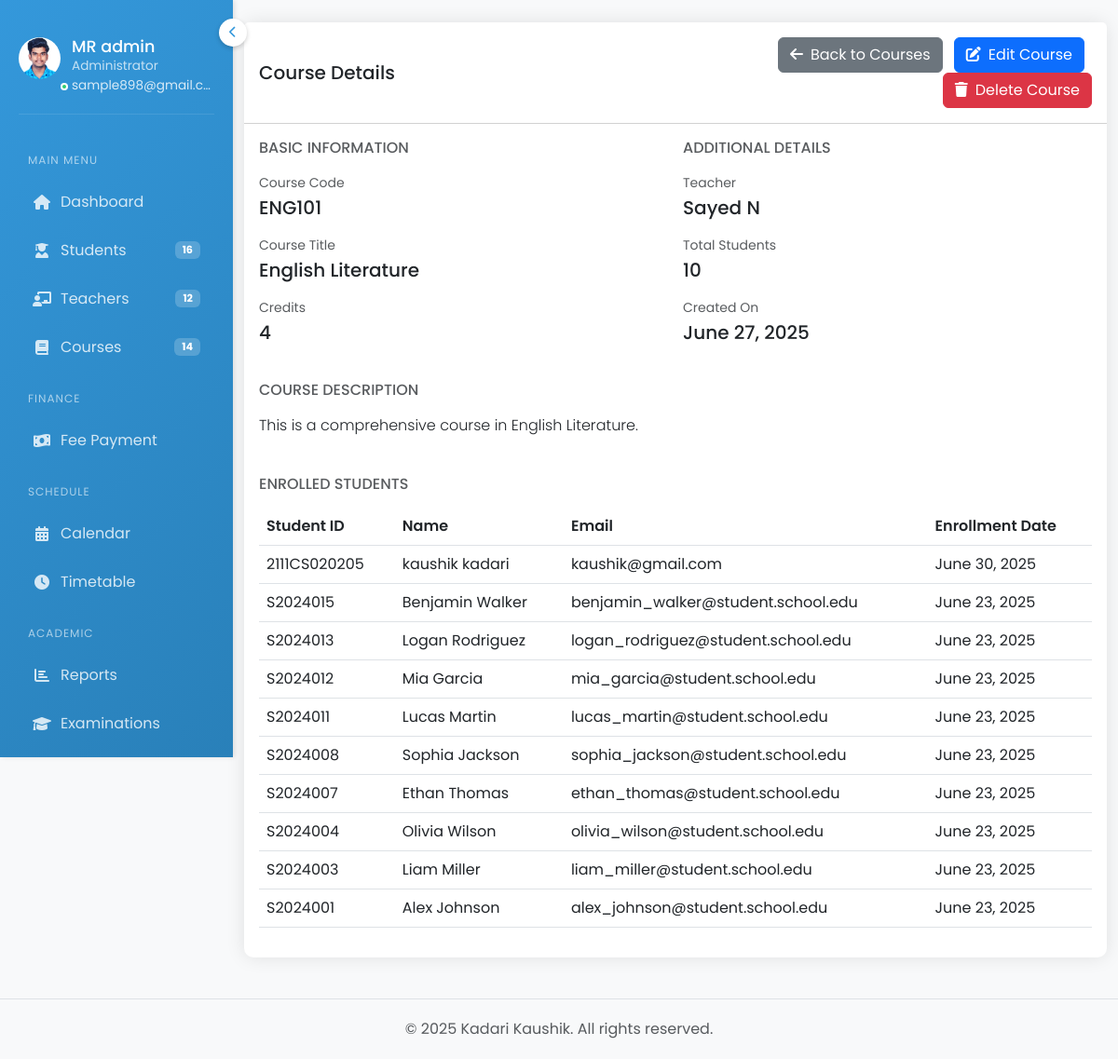
Page /courses/22/ (signed in) on the committed database.
### accounts/models.py (models this page shows, shortened)
class Profile(models.Model):
    user = models.OneToOneField(User, on_delete=models.CASCADE)
    avatar = models.ImageField(upload_to='avatars/', null=True, blank=True)
    bio = models.TextField(blank=True)
    created_at = models.DateTimeField(auto_now_add=True)
    updated_at = models.DateTimeField(auto_now=True)

class Course(models.Model):
    course_code = models.CharField(max_length=20, unique=True)
    title = models.CharField(max_length=200)
    description = models.TextField()
    teacher = models.ForeignKey(Teacher, on_delete=models.SET_NULL, null=True, related_name='courses')
    credits = models.IntegerField()
    students = models.ManyToManyField(Student, related_name='courses_enrolled', blank=True)
    class_section = models.ForeignKey('Class', on_delete=models.SET_NULL, null=True, related_name='courses')
    created_at = models.DateTimeField(auto_now_add=True)
    updated_at = models.DateTimeField(auto_now=True)
    class Meta:
        ordering = ['course_code']
    def get_student_count(self):
        return self.students.count()

class Teacher(models.Model):
    GENDER_CHOICES = [
        ('M', 'Male'),
        ('F', 'Female'),
        ('O', 'Other')
    ]
    user = models.OneToOneField(User, on_delete=models.CASCADE, related_name='teacher_profile', null=True, blank=True)
    teacher_id = models.CharField(max_length=20, unique=True)
    first_name = models.CharField(max_length=50, validators=[name_validator])
    last_name = models.CharField(max_length=50, validators=[name_validator])
    date_of_birth = models.DateField(null=True, blank=True)
    gender = models.CharField(max_length=1, choices=GENDER_CHOICES, null=True, blank=True)
    photo = models.ImageField(upload_to='teacher_photos/', null=True, blank=True)
    email = models.EmailField(unique=True)
    phone_regex = RegexValidator(
        regex=r'^\+?1?\d{9,15}$',
        message="Phone number must be entered in the format: '+999999999'. Up to 15 digits allowed."
    )
    address = models.TextField(blank=True)
    city = models.CharField(max_length=100, blank=True, null=True)
    state = models.CharField(max_length=100, blank=True, null=True)
    country = models.CharField(max_length=100, blank=True, null=True)
    postal_code = models.CharField(max_length=20, blank=True, null=True)
    phone_number = models.CharField(max_length=17, blank=True, null=True)
    department = models.CharField(max_length=100)
    designation = models.CharField(max_length=100, blank=True, null=True)
    subjects = models.TextField()  # Comma-separated list of subjects
    qualification = models.CharField(max_length=200, blank=True)
    specialization = models.CharField(max_length=200, blank=True, null=True)
    experience = models.IntegerField(null=True, blank=True)
    joining_date = models.DateField()
    is_active = models.BooleanField(default=True)
    created_at = models.DateTimeField(auto_now_add=True)
    updated_at = models.DateTimeField(auto_now=True)

class Student(models.Model):
    GENDER_CHOICES = [
        ('M', 'Male'),
        ('F', 'Female'),
        ('O', 'Other')
    ]
    STATUS_CHOICES = [
        ('active', 'Active'),
        ('inactive', 'Inactive'),
        ('graduated', 'Graduated'),
        ('suspended', 'Suspended')
    ]
    user = models.OneToOneField(User, on_delete=models.CASCADE, related_name='student_profile', null=True, blank=True)
    student_id = models.CharField(max_length=20, unique=True)
    first_name = models.CharField(max_length=50, validators=[name_validator])
    last_name = models.CharField(max_length=50, validators=[name_validator])
    date_of_birth = models.DateField()
    gender = models.CharField(max_length=10, choices=GENDER_CHOICES)
    photo = models.ImageField(upload_to='student_photos/', null=True, blank=True)
    email = models.EmailField(unique=True)
    phone_regex = RegexValidator(
        regex=r'^\+?1?\d{9,15}$',
        message="Phone number must be entered in the format: '+999999999'. Up to 15 digits allowed."
    )
    phone_number = models.CharField(validators=[phone_regex], max_length=17, blank=True)
    address = models.TextField()
    grade_level = models.CharField(max_length=20)
    batch = models.CharField(max_length=20, blank=True, null=True)
    roll_number = models.CharField(max_length=20, blank=True, null=True)
    admission_date = models.DateField()
    status = models.CharField(max_length=20, choices=STATUS_CHOICES, default='active')
    guardian_name = models.CharField(max_length=100)
    guardian_relation = models.CharField(max_length=50)
    guardian_phone = models.CharField(validators=[phone_regex], max_length=17)
    guardian_email = models.EmailField(blank=True)
    created_at = models.DateTimeField(auto_now_add=True)
    updated_at = models.DateTimeField(auto_now=True)
    class_section = models.ForeignKey('Class', on_delete=models.SET_NULL, null=True, related_name='students')
    enrolled_courses = models.ManyToManyField('Course', related_name='enrolled_students')
    class Meta:
        ordering = ['-created_at']

### accounts/views.py (the view)
# urls.py: path('courses/<int:id>/', views.course_detail_view, name='course_detail'),
@login_required
def course_detail_view(request, id):
    course = get_object_or_404(Course, id=id)
    context = {'course': course}
    return render(request, 'accounts/courses/course_detail.html', context)

### accounts/templates/accounts/courses/course_detail.html (shortened to what this page needs)
{% extends 'accounts/base_admin.html' %}
{% load static %}
{% block content %}
<div class="container-fluid py-4">
    <div class="row">
        <div class="col-12">
            <div class="card">
                <div class="card-header bg-white py-3">
                    <div class="row align-items-center">
                        <div class="col">
                            <h5 class="mb-0">Course Details</h5>
                        </div>
                        <div class="col text-end">
                            <a href="{% url 'courses' %}" class="btn btn-secondary me-2">
                                <i class="fas fa-arrow-left me-2"></i>Back to Courses
                            </a>
                            <a href="{% url 'edit_course' course.id %}" class="btn btn-primary me-2">
                                <i class="fas fa-edit me-2"></i>Edit Course
                            </a>
                            <button type="button" class="btn btn-danger" data-bs-toggle="modal" data-bs-target="#deleteCourseModal">
                                <i class="fas fa-trash me-2"></i>Delete Course
                            </button>
                        </div>
                    </div>
                </div>
                <div class="card-body">
                    <div class="row mb-4">
                        <div class="col-md-6">
                            <h6 class="text-uppercase text-muted mb-3">Basic Information</h6>
                            <div class="mb-3">
                                <label class="form-label text-muted">Course Code</label>
                                <p class="h5">{{ course.course_code }}</p>
                            </div>
                            <div class="mb-3">
                                <label class="form-label text-muted">Course Title</label>
                                <p class="h5">{{ course.title }}</p>
                            </div>
                            <div class="mb-3">
                                <label class="form-label text-muted">Credits</label>
                                <p class="h5">{{ course.credits }}</p>
                            </div>
                        </div>
                        <div class="col-md-6">
                            <h6 class="text-uppercase text-muted mb-3">Additional Details</h6>
                            <div class="mb-3">
                                <label class="form-label text-muted">Teacher</label>
                                <p class="h5">{{ course.teacher.user.get_full_name }}</p>
                            </div>
                            <div class="mb-3">
                                <label class="form-label text-muted">Total Students</label>
                                <p class="h5">{{ course.get_student_count }}</p>
                            </div>
                            <div class="mb-3">
                                <label class="form-label text-muted">Created On</label>
                                <p class="h5">{{ course.created_at|date:"F d, Y" }}</p>
                            </div>
                        </div>
                    </div>
                    <div class="row mb-4">
                        <div class="col-12">
                            <h6 class="text-uppercase text-muted mb-3">Course Description</h6>
                            <p class="lead">{{ course.description }}</p>
                        </div>
                    </div>
                    <div class="row">
                        <div class="col-12">
                            <h6 class="text-uppercase text-muted mb-3">Enrolled Students</h6>
                            {% if course.students.all %}
                            <div class="table-responsive">
                                <table class="table table-hover">
                                    <thead>
                                        <tr>
                                            <th>Student ID</th>
                                            <th>Name</th>
                                            <th>Email</th>
                                            <th>Enrollment Date</th>
                                        </tr>
                                    </thead>
                                    <tbody>
                                        {% for student in course.students.all %}
                                        <tr>
                                            <td>{{ student.student_id }}</td>
                                            <td>{{ student.user.get_full_name }}</td>
                                            <td>{{ student.user.email }}</td>
                                            <td>{{ student.created_at|date:"F d, Y" }}</td>
                                        </tr>
                                        {% endfor %}
                                    </tbody>
                                </table>
                            </div>
                            {% else %}
                            <div class="text-center py-5">
                                <i class="fas fa-users fa-3x text-muted mb-3"></i>
                                <h5>No Students Enrolled</h5>
                                <p class="text-muted">There are currently no students enrolled in this course.</p>
                            </div>
                            {% endif %}
                        </div>
                    </div>
                </div>
            </div>
        </div>
    </div>
</div>
{% endblock %}

### accounts/templates/accounts/base_admin.html (shortened to what this page needs)
{% load static %}
<!DOCTYPE html>
<html lang="en">
<head>
    <link href="https://cdn.jsdelivr.net/npm/bootstrap@5.3.0/dist/css/bootstrap.min.css" rel="stylesheet">
    <link rel="stylesheet" href="https://cdnjs.cloudflare.com/ajax/libs/font-awesome/6.0.0/css/all.min.css">
    <link href="https://cdn.jsdelivr.net/npm/fullcalendar@5.11.3/main.min.css" rel="stylesheet">
</head>
<body>
    <div class="sidebar">
        <button class="menu-toggle">
            <i class="fas fa-chevron-left"></i>
        </button>
        <div class="user-info d-flex align-items-start">
            <div class="avatar">
                {% if user.profile.avatar %}
                    <img src="{{ user.profile.avatar.url }}" alt="{{ user.username }}">
                {% else %}
                    <div class="avatar-initials">{{ user.username|first|upper }}</div>
                {% endif %}
            </div>
            <div class="user-status"></div>
            <div class="user-details">
                <h3 title="{{ user.get_full_name|default:user.username }}">{{ user.get_full_name|default:user.username }}</h3>
                <p class="user-role">Administrator</p>
                <p class="user-email" title="{{ user.email }}">{{ user.email }}</p>
            </div>
        </div>
        <div class="sidebar-scrollable">
            <nav class="nav flex-column">
                <div class="menu-label">Main Menu</div>
                <a class="nav-link {% if request.resolver_match.url_name == 'dashboard' %}active{% endif %}" href="{% url 'index' %}">
                    <i class="fas fa-home"></i>
                    <span>Dashboard</span>
                </a>
                <a class="nav-link {% if request.resolver_match.url_name == 'students' %}active{% endif %}" href="{% url 'students' %}">
                    <i class="fas fa-user-graduate"></i>
                    <span>Students</span>
                    <span class="badge">{{ sidebar_total_students|default:"0" }}</span>
                </a>
                <a class="nav-link {% if request.resolver_match.url_name == 'teachers' %}active{% endif %}" href="{% url 'teachers' %}">
                    <i class="fas fa-chalkboard-teacher"></i>
                    <span>Teachers</span>
                    <span class="badge">{{ sidebar_total_teachers|default:"0" }}</span>
                </a>
                <a class="nav-link {% if request.resolver_match.url_name == 'courses' %}active{% endif %}" href="{% url 'courses' %}">
                    <i class="fas fa-book"></i>
                    <span>Courses</span>
                    <span class="badge">{{ sidebar_active_courses|default:"0" }}</span>
                </a>
                <div class="menu-label">Finance</div>
                <a class="nav-link {% if request.resolver_match.url_name == 'fee_payment' %}active{% endif %}" href="{% url 'fee_payment' %}">
                    <i class="fas fa-money-bill-wave"></i>
                    <span>Fee Payment</span>
                </a>
                <div class="menu-label">Schedule</div>
                <a class="nav-link {% if request.resolver_match.url_name == 'calendar' %}active{% endif %}" href="{% url 'calendar' %}">
                    <i class="fas fa-calendar-alt"></i>
                    <span>Calendar</span>
                </a>
                <a class="nav-link {% if request.resolver_match.url_name == 'timetable' %}active{% endif %}" href="{% url 'timetable' %}">
                    <i class="fas fa-clock"></i>
                    <span>Timetable</span>
                </a>
                <div class="menu-label">Academic</div>
                <a class="nav-link {% if request.resolver_match.url_name == 'reports' %}active{% endif %}" href="{% url 'reports' %}">
                    <i class="fas fa-chart-bar"></i>
                    <span>Reports</span>
                </a>
                <a class="nav-link {% if request.resolver_match.url_name == 'examinations' %}active{% endif %}" href="{% url 'examinations' %}">
                    <i class="fas fa-graduation-cap"></i>
                    <span>Examinations</span>
                </a>
            </nav>
        </div>
    </div>
    <div class="main-content">
        {% block content %}{% endblock %}
    </div>
    <footer class="footer mt-auto py-3 bg-light border-top">
        <div class="container-fluid text-center">
            <span class="text-muted">© 2025 Kadari Kaushik. All rights reserved.</span>
        </div>
    </footer>
</body>
</html>

### rows in the picture
Course: course_code "ENG101", title "English Literature", credits "4", teacher.user.get_full_name "Sayed N", get_student_count "10", created_at "June 27, 2025", description "This is a comprehensive course in English Literature."
Student: student_id "2111CS020205", user.get_full_name "kaushik kadari", user.email "kaushik@gmail.com", created_at "June 30, 2025"
Student: student_id "S2024015", user.get_full_name "Benjamin Walker", user.email "benjamin_walker@student.school.edu", created_at "June 23, 2025"
Student: student_id "S2024013", user.get_full_name "Logan Rodriguez", user.email "logan_rodriguez@student.school.edu", created_at "June 23, 2025"
Student: student_id "S2024012", user.get_full_name "Mia Garcia", user.email "mia_garcia@student.school.edu", created_at "June 23, 2025"
Student: student_id "S2024011", user.get_full_name "Lucas Martin", user.email "lucas_martin@student.school.edu", created_at "June 23, 2025"
Student: student_id "S2024008", user.get_full_name "Sophia Jackson", user.email "sophia_jackson@student.school.edu", created_at "June 23, 2025"
Student: student_id "S2024007", user.get_full_name "Ethan Thomas", user.email "ethan_thomas@student.school.edu", created_at "June 23, 2025"
Student: student_id "S2024004", user.get_full_name "Olivia Wilson", user.email "olivia_wilson@student.school.edu", created_at "June 23, 2025"
Student: student_id "S2024003", user.get_full_name "Liam Miller", user.email "liam_miller@student.school.edu", created_at "June 23, 2025"
Student: student_id "S2024001", user.get_full_name "Alex Johnson", user.email "alex_johnson@student.school.edu", created_at "June 23, 2025"

### other values in the picture
{{ user.get_full_name|default:user.username }} "MR admin"
{{ user.email }} "sample898@gmail.c…"
{{ sidebar_total_students|default:"0" }} "16"
{{ sidebar_total_teachers|default:"0" }} "12"
{{ sidebar_active_courses|default:"0" }} "14"
